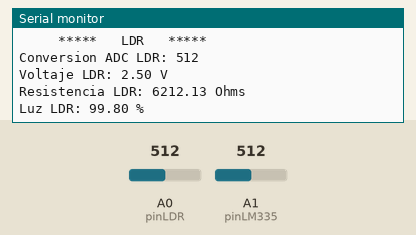
Simulated run of this sketch. Board: Arduino Uno, built with avr-gcc and run on an emulated ATmega328P. Parts: the last lines printed to the serial monitor. Inputs (shaded band) come from the test bench; at power-on: A0 (pinLDR) = 512, A1 (pinLM335) = 512.

Above: at 1.2 s.
1.3 s: A0 (pinLDR) set to 0
At 3.6 s:
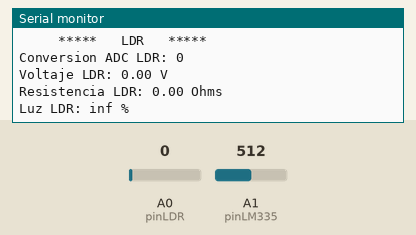
3.9 s: A0 (pinLDR) set to 1023
At 6.0 s:
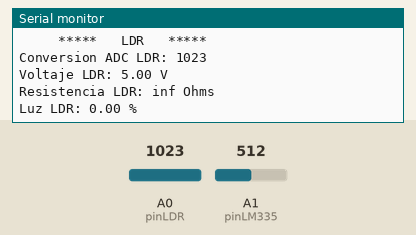
8.5 s: A1 (pinLM335) set to 900
Timing chart, 0 to 11.0 s (numbered marks = the images above; inputs shaded):
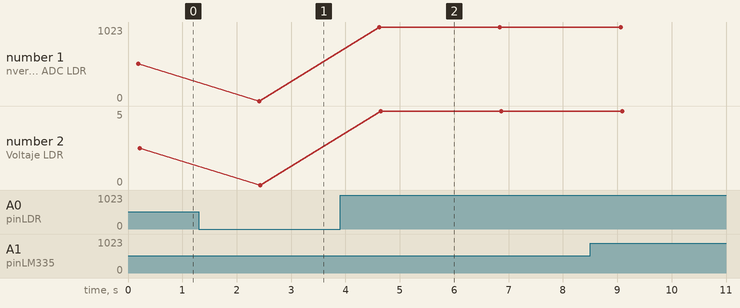

Measured:
- after the input at 1.3 s, the serial monitor: prints a new line after 1.1 s (image 1)
- after the input at 3.9 s, the serial monitor: prints a new line after 0.72 s (image 2)
- plotted number 1: 512 → 0 after the input at 1.3 s, 0 → 1023 after the input at 3.9 s
- plotted number 2: 2.5 → 0 after the input at 1.3 s, 0 → 5 after the input at 3.9 s

The sketch:

LM335_LDR.ino
```cpp
//22 de junio de 2013
//Universidad de Oriente
//Postgrado en Ingeniería Eléctrica
//Especialización en Automatización e Informática Industrial
//Cohorte XIII
//Microprocesadores aplicados a Control
//Prof. Alfonso Alfonsi
//
//Luis   Mata      16.171.889
//Marlon Trujillo  18.278.778
//Rafael Solorzano 16.478.353

#include "LM335.h"
#include "LDR.h"

void setup()
{
  Serial.begin(9600);
  setupLM335();
  setupLDR();
}

void loop()
{
  Serial.println("     *****   LM335   *****     ");
  readLM335(0, true);  //Lee conversion del ADC del valor del LM335 y envia por serial
  readLM335('V', true);//Lee voltaje del LM335 y envia por serial
  readLM335('K', true);//Lee temperatura en Kelvin y envia por serial
  readLM335('C', true);//Lee temperatura en Celsius y envia por serial
  readLM335('F', true);//Lee temperatura en Farenheit y envia por serial
  Serial.println("");

  Serial.println("     *****   LDR   *****     ");
  readLDR(0, true);  //Lee conversion del ADC del voltaje sobre el LDR y envia por serial
  readLDR('V', true);//Lee el voltaje sobre el LDR y envia por serial
  readLDR('R', true);//Lee el valor del LDR y envia por serial
  readLDR('L', true);//Lee el porcentaje de luz sobre el LDR y envia por serial
  Serial.println("");

  delay(2000);

}
```

LDR.cpp
```cpp
//22 de junio de 2013
//Universidad de Oriente
//Postgrado en Ingeniería Eléctrica
//Especialización en Automatización e Informática Industrial
//Cohorte XIII
//Microprocesadores aplicados a Control
//Prof. Alfonso Alfonsi
//
//Luis   Mata      16.171.889
//Marlon Trujillo  18.278.778
//Rafael Solorzano 16.478.353

#include "LDR.h"

void setupLDR()
{
  pinMode(pinLDR, INPUT);
  digitalWrite(pinLDR, LOW); //disable internal pul-up resistor
}

float readLDR(byte units, boolean serialDebug)
{
  int analogLDR;
  float voltageLDR, LDR, Luz;

  analogLDR = analogRead(pinLDR);

  if(!units)
  {
    if(serialDebug)
    {
      Serial.print("Conversion ADC LDR: ");
      Serial.println(analogLDR);
    }

    return ((float) analogLDR);
  }

  voltageLDR = (float)analogLDR*5.0/1023.0;

  if(units == 'V')
  {
    if(serialDebug)
    {
      Serial.print("Voltaje LDR: ");
      Serial.print(voltageLDR);
      Serial.println(" V");
    }

    return (voltageLDR);
  }

  LDR = R*(float)analogLDR/(float)(1023-analogLDR);

  if(units == 'R')
  {
    if(serialDebug)
    {
      Serial.print("Resistencia LDR: ");
      Serial.print(LDR);
      Serial.println(" Ohms");
    }

    return (LDR);
  }

  Luz = 100.0*(R/LDR); //Calculo experimental para obtener un valor entre 0 y 100%

  if(units == 'L')
  {
    if(serialDebug)
    {
      Serial.print("Luz LDR: ");
      Serial.print(Luz);
      Serial.println(" %");
    }

    return (Luz);
  }

  if(serialDebug)
  {
    Serial.print("Error LDR: Wrong units parameter");
  }
  return 0.0; //Wrong units parameter
}
```

LDR.h
```cpp
//22 de junio de 2013
//Universidad de Oriente
//Postgrado en Ingeniería Eléctrica
//Especialización en Automatización e Informática Industrial
//Cohorte XIII
//Microprocesadores aplicados a Control
//Prof. Alfonso Alfonsi
//
//Luis   Mata      16.171.889
//Marlon Trujillo  18.278.778
//Rafael Solorzano 16.478.353

#ifndef LDR_h
#define LDR_h

#include "Arduino.h"

#define pinLDR A0
const float R = 6200.0; //Resistencia del divisor debe ser igual o menor al valor mínimo de la LDR

void setupLDR();
float readLDR(byte units, boolean serialDebug);

#endif
```

LM335.cpp
```cpp
//22 de junio de 2013
//Universidad de Oriente
//Postgrado en Ingeniería Eléctrica
//Especialización en Automatización e Informática Industrial
//Cohorte XIII
//Microprocesadores aplicados a Control
//Prof. Alfonso Alfonsi
//
//Luis   Mata      16.171.889
//Marlon Trujillo  18.278.778
//Rafael Solorzano 16.478.353

#include "LM335.h"

void setupLM335()
{
  pinMode(pinLM335, INPUT);
  digitalWrite(pinLM335, LOW); //disable internal pul-up resistor
}

float readLM335(byte units, boolean serialDebug)
{
  int analogTemp;
  float voltageTemp, TempK, TempC, TempF;

  analogTemp = analogRead(pinLM335);

  if(!units)
  {
    if(serialDebug)
    {
      Serial.print("Conversion ADC LM335: ");
      Serial.println(analogTemp);
    }

    return ((float) analogTemp);
  }

  voltageTemp = (float)analogTemp*5.0/1023.0;

  if(units == 'V')
  {
    if(serialDebug)
    {
      Serial.print("Voltaje LM335: ");
      Serial.print(voltageTemp);
      Serial.println(" V");
    }

    return (voltageTemp);
  }

  TempK = voltageTemp*100.0; // 10mV/K

  if(units == 'K')
  {
    if(serialDebug)
    {
      Serial.print("Temp LM335: ");
      Serial.print(TempK);
      Serial.println(" K");
    }

    return (TempK);
  }

  TempC = TempK - 273.0;

  if(units == 'C')
  {
    if(serialDebug)
    {
      Serial.print("Temp LM335: ");
      Serial.print(TempC);
      Serial.println(" C");
    }

    return (TempC);
  }

  TempF = TempC*(9.0/5.0)+32.0;

  if(units == 'F')
  {
    if(serialDebug)
    {
      Serial.print("Temp LM335: ");
      Serial.print(TempF);
      Serial.println(" F");
    }

    return (TempF);
  }

  if(serialDebug)
  {
    Serial.print("Error LM335: Wrong units parameter");
  }
  return 0.0; //Wrong units parameter
}
```

LM335.h
```cpp
//22 de junio de 2013
//Universidad de Oriente
//Postgrado en Ingeniería Eléctrica
//Especialización en Automatización e Informática Industrial
//Cohorte XIII
//Microprocesadores aplicados a Control
//Prof. Alfonso Alfonsi
//
//Luis   Mata      16.171.889
//Marlon Trujillo  18.278.778
//Rafael Solorzano 16.478.353

#ifndef LM335_h
#define LM335_h

#include "Arduino.h"

#define pinLM335 A1

void setupLM335();
float readLM335(byte units, boolean serialDebug);

#endif
```
